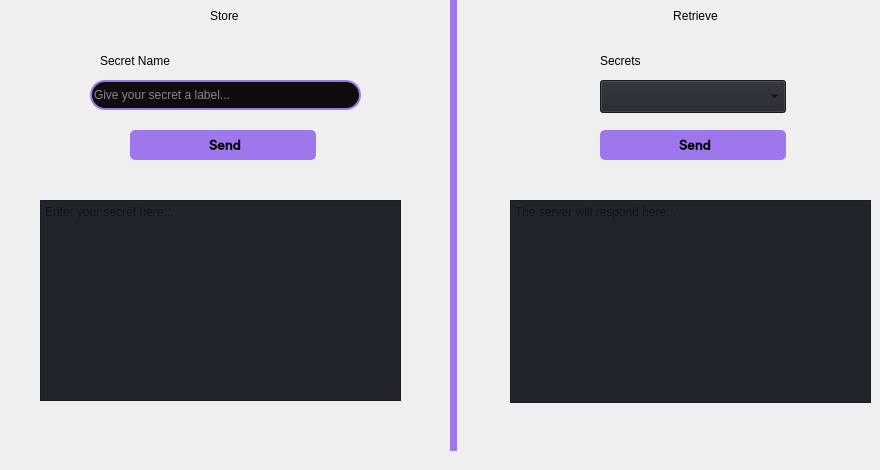
       <widget class="QWidget" name="secrets">
        <widget class="QLabel" name="overview_cpu_3">
         <property name="geometry">
          <rect>
           <x>210</x>
           <y>0</y>
           <width>41</width>
           <height>31</height>
          </rect>
         </property>
         <property name="styleSheet">
          <string notr="true">font: 700 12pt &quot;Inter Medium&quot;;</string>
         </property>
         <property name="text">
          <string>Store</string>
         </property>
        </widget>
        <widget class="QLabel" name="overview_cpu_5">
         <property name="geometry">
          <rect>
           <x>600</x>
           <y>0</y>
           <width>191</width>
           <height>31</height>
          </rect>
         </property>
         <property name="styleSheet">
          <string notr="true">font: 700 12pt &quot;Inter Medium&quot;;</string>
         </property>
         <property name="text">
          <string>Retrieve</string>
         </property>
         <property name="alignment">
          <set>Qt::AlignCenter</set>
         </property>
        </widget>
        <widget class="QLabel" name="label">
         <property name="geometry">
          <rect>
           <x>450</x>
           <y>-10</y>
           <width>7</width>
           <height>461</height>
          </rect>
         </property>
         <property name="styleSheet">
          <string notr="true">background-color: #9e77ed;</string>
         </property>
         <property name="text">
          <string/>
         </property>
        </widget>
        <widget class="QPlainTextEdit" name="secret_response">
         <property name="geometry">
          <rect>
           <x>510</x>
           <y>200</y>
           <width>361</width>
           <height>203</height>
          </rect>
         </property>
         <property name="minimumSize">
          <size>
           <width>200</width>
           <height>200</height>
          </size>
         </property>
         <property name="styleSheet">
          <string notr="true">background-color: rgb(33, 37, 43);
font: 600 10pt &quot;Inter Medium&quot;;</string>
         </property>
         <property name="readOnly">
          <bool>true</bool>
         </property>
         <property name="placeholderText">
          <string>The server will respond here...</string>
         </property>
        </widget>
        <widget class="QPushButton" name="btn_retrievesecret">
         <property name="geometry">
          <rect>
           <x>600</x>
           <y>130</y>
           <width>186</width>
           <height>30</height>
          </rect>
         </property>
         <property name="minimumSize">
          <size>
           <width>150</width>
           <height>30</height>
          </size>
         </property>
         <property name="font">
          <font>
           <family>Inter Medium</family>
           <pointsize>10</pointsize>
           <italic>false</italic>
           <bold>true</bold>
          </font>
         </property>
         <property name="cursor">
          <cursorShape>PointingHandCursor</cursorShape>
         </property>
         <property name="styleSheet">
          <string notr="true">QPushButton {
background-color: #9e77ed;
font: 600 10pt &quot;Inter Medium&quot;;
border-radius: 5px;
}
QPushButton:hover {
	background-color: rgb(168, 128, 255);
	border-radius: 4px;
}
QPushButton:pressed {	
	background-color: rgb(255, 243, 239);
	font: 600 10pt &quot;Inter Medium&quot;;
	icon: url(:/icons/images/icons/log-in_purple.png);
	color: #9e77ed;
	border-radius: 5px;
}
</string>
         </property>
         <property name="text">
          <string> Send</string>
         </property>
         <property name="icon">
          <iconset resource="resources.qrc">
           <normaloff>:/icons/images/icons/send.png</normaloff>:/icons/images/icons/send.png</iconset>
         </property>
        </widget>
        <widget class="QComboBox" name="secrets_dd">
         <property name="geometry">
          <rect>
           <x>600</x>
           <y>80</y>
           <width>186</width>
           <height>33</height>
          </rect>
         </property>
         <property name="font">
          <font>
           <family>Inter Medium 400</family>
           <pointsize>10</pointsize>
           <italic>false</italic>
           <bold>false</bold>
          </font>
         </property>
         <property name="autoFillBackground">
          <bool>false</bool>
         </property>
         <property name="styleSheet">
          <string notr="true">background-color: rgb(33, 37, 43);</string>
         </property>
         <property name="iconSize">
          <size>
           <width>16</width>
           <height>16</height>
          </size>
         </property>
         <property name="frame">
          <bool>true</bool>
         </property>
        </widget>
        <widget class="QLabel" name="hsmnamelabel_6">
         <property name="geometry">
          <rect>
           <x>600</x>
           <y>50</y>
           <width>181</width>
           <height>21</height>
          </rect>
         </property>
         <property name="styleSheet">
          <string notr="true">font: 600 10pt &quot;Inter Medium&quot;;</string>
         </property>
         <property name="text">
          <string>Secrets</string>
         </property>
        </widget>
        <widget class="QPlainTextEdit" name="secret_value">
         <property name="geometry">
          <rect>
           <x>40</x>
           <y>200</y>
           <width>361</width>
           <height>201</height>
          </rect>
         </property>
         <property name="minimumSize">
          <size>
           <width>200</width>
           <height>90</height>
          </size>
         </property>
         <property name="styleSheet">
          <string notr="true">background-color: rgb(33, 37, 43);
font: 600 10pt &quot;Inter Medium&quot;;</string>
         </property>
         <property name="readOnly">
          <bool>false</bool>
         </property>
         <property name="placeholderText">
          <string>Enter your secret here...</string>
         </property>
        </widget>
        <widget class="QPushButton" name="btn_storesecret">
         <property name="geometry">
          <rect>
           <x>130</x>
           <y>130</y>
           <width>186</width>
           <height>30</height>
          </rect>
         </property>
         <property name="minimumSize">
          <size>
           <width>150</width>
           <height>30</height>
          </size>
         </property>
         <property name="font">
          <font>
           <family>Inter Medium</family>
           <pointsize>10</pointsize>
           <italic>false</italic>
           <bold>true</bold>
          </font>
         </property>
         <property name="cursor">
          <cursorShape>PointingHandCursor</cursorShape>
         </property>
         <property name="styleSheet">
          <string notr="true">QPushButton {
background-color: #9e77ed;
font: 600 10pt &quot;Inter Medium&quot;;
border-radius: 5px;
}
QPushButton:hover {
	background-color: rgb(168, 128, 255);
	border-radius: 4px;
}
QPushButton:pressed {	
	background-color: rgb(255, 243, 239);
	font: 600 10pt &quot;Inter Medium&quot;;
	icon: url(:/icons/images/icons/log-in_purple.png);
	color: #9e77ed;
	border-radius: 5px;
}
</string>
         </property>
         <property name="text">
          <string> Send</string>
         </property>
         <property name="icon">
          <iconset resource="resources.qrc">
           <normaloff>:/icons/images/icons/send.png</normaloff>:/icons/images/icons/send.png</iconset>
         </property>
        </widget>
        <widget class="QLineEdit" name="secret_label">
         <property name="geometry">
          <rect>
           <x>90</x>
           <y>80</y>
           <width>271</width>
           <height>30</height>
          </rect>
         </property>
         <property name="minimumSize">
          <size>
           <width>0</width>
           <height>30</height>
          </size>
         </property>
         <property name="styleSheet">
          <string notr="true">background: solid rgb(16, 11, 16);
border: 2px solid rgb(157, 122, 222);
border-radius: 15px;
font: 600 10pt &quot;Inter Medium&quot;;
color: white;</string>
         </property>
         <property name="text">
          <string/>
         </property>
         <property name="maxLength">
          <number>15</number>
         </property>
         <property name="placeholderText">
          <string>Give your secret a label...</string>
         </property>
        </widget>
        <widget class="QLabel" name="hsmnamelabel_7">
         <property name="geometry">
          <rect>
           <x>100</x>
           <y>50</y>
           <width>181</width>
           <height>21</height>
          </rect>
         </property>
         <property name="styleSheet">
          <string notr="true">font: 600 10pt &quot;Inter Medium&quot;;</string>
         </property>
         <property name="text">
          <string>Secret Name</string>
         </property>
        </widget>
       </widget>
